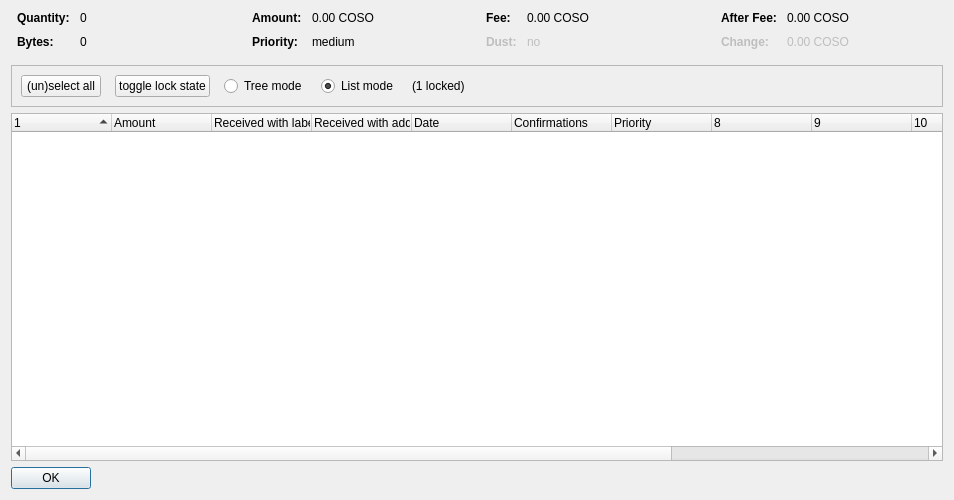
<?xml version="1.0" encoding="UTF-8"?>
<ui version="4.0">
 <class>CoinControlDialog</class>
 <widget class="QDialog" name="CoinControlDialog">
  <property name="geometry">
   <rect>
    <x>0</x>
    <y>0</y>
    <width>954</width>
    <height>500</height>
   </rect>
  </property>
  <property name="windowTitle">
   <string>Coin Selection</string>
  </property>
  <layout class="QVBoxLayout" name="verticalLayout">
   <item>
    <layout class="QHBoxLayout" name="horizontalLayoutTop" stretch="0,0,0,0">
     <property name="topMargin">
      <number>0</number>
     </property>
     <property name="bottomMargin">
      <number>10</number>
     </property>
     <item>
      <layout class="QFormLayout" name="formLayoutCoinControl1">
       <property name="horizontalSpacing">
        <number>10</number>
       </property>
       <property name="verticalSpacing">
        <number>10</number>
       </property>
       <property name="leftMargin">
        <number>6</number>
       </property>
       <property name="rightMargin">
        <number>6</number>
       </property>
       <item row="0" column="0">
        <widget class="QLabel" name="labelCoinControlQuantityText">
         <property name="font">
          <font>
           <weight>75</weight>
           <bold>true</bold>
          </font>
         </property>
         <property name="text">
          <string>Quantity:</string>
         </property>
        </widget>
       </item>
       <item row="0" column="1">
        <widget class="QLabel" name="labelCoinControlQuantity">
         <property name="cursor">
          <cursorShape>IBeamCursor</cursorShape>
         </property>
         <property name="contextMenuPolicy">
          <enum>Qt::ActionsContextMenu</enum>
         </property>
         <property name="text">
          <string notr="true">0</string>
         </property>
         <property name="textInteractionFlags">
          <set>Qt::LinksAccessibleByMouse|Qt::TextSelectableByKeyboard|Qt::TextSelectableByMouse</set>
         </property>
        </widget>
       </item>
       <item row="1" column="0">
        <widget class="QLabel" name="labelCoinControlBytesText">
         <property name="font">
          <font>
           <weight>75</weight>
           <bold>true</bold>
          </font>
         </property>
         <property name="text">
          <string>Bytes:</string>
         </property>
        </widget>
       </item>
       <item row="1" column="1">
        <widget class="QLabel" name="labelCoinControlBytes">
         <property name="cursor">
          <cursorShape>IBeamCursor</cursorShape>
         </property>
         <property name="contextMenuPolicy">
          <enum>Qt::ActionsContextMenu</enum>
         </property>
         <property name="text">
          <string notr="true">0</string>
         </property>
         <property name="textInteractionFlags">
          <set>Qt::LinksAccessibleByMouse|Qt::TextSelectableByKeyboard|Qt::TextSelectableByMouse</set>
         </property>
        </widget>
       </item>
      </layout>
     </item>
     <item>
      <layout class="QFormLayout" name="formLayoutCoinControl2">
       <property name="horizontalSpacing">
        <number>10</number>
       </property>
       <property name="verticalSpacing">
        <number>10</number>
       </property>
       <property name="leftMargin">
        <number>6</number>
       </property>
       <property name="rightMargin">
        <number>6</number>
       </property>
       <item row="0" column="0">
        <widget class="QLabel" name="labelCoinControlAmountText">
         <property name="font">
          <font>
           <weight>75</weight>
           <bold>true</bold>
          </font>
         </property>
         <property name="text">
          <string>Amount:</string>
         </property>
        </widget>
       </item>
       <item row="0" column="1">
        <widget class="QLabel" name="labelCoinControlAmount">
         <property name="cursor">
          <cursorShape>IBeamCursor</cursorShape>
         </property>
         <property name="contextMenuPolicy">
          <enum>Qt::ActionsContextMenu</enum>
         </property>
         <property name="text">
          <string notr="true">0.00 COSO</string>
         </property>
         <property name="textInteractionFlags">
          <set>Qt::LinksAccessibleByMouse|Qt::TextSelectableByKeyboard|Qt::TextSelectableByMouse</set>
         </property>
        </widget>
       </item>
       <item row="1" column="0">
        <widget class="QLabel" name="labelCoinControlPriorityText">
         <property name="font">
          <font>
           <weight>75</weight>
           <bold>true</bold>
          </font>
         </property>
         <property name="text">
          <string>Priority:</string>
         </property>
        </widget>
       </item>
       <item row="1" column="1">
        <widget class="QLabel" name="labelCoinControlPriority">
         <property name="cursor">
          <cursorShape>IBeamCursor</cursorShape>
         </property>
         <property name="contextMenuPolicy">
          <enum>Qt::ActionsContextMenu</enum>
         </property>
         <property name="text">
          <string>medium</string>
         </property>
         <property name="textInteractionFlags">
          <set>Qt::LinksAccessibleByMouse|Qt::TextSelectableByKeyboard|Qt::TextSelectableByMouse</set>
         </property>
        </widget>
       </item>
      </layout>
     </item>
     <item>
      <layout class="QFormLayout" name="formLayoutCoinControl3">
       <property name="horizontalSpacing">
        <number>10</number>
       </property>
       <property name="verticalSpacing">
        <number>10</number>
       </property>
       <property name="leftMargin">
        <number>6</number>
       </property>
       <property name="rightMargin">
        <number>6</number>
       </property>
       <item row="0" column="0">
        <widget class="QLabel" name="labelCoinControlFeeText">
         <property name="font">
          <font>
           <weight>75</weight>
           <bold>true</bold>
          </font>
         </property>
         <property name="text">
          <string>Fee:</string>
         </property>
        </widget>
       </item>
       <item row="0" column="1">
        <widget class="QLabel" name="labelCoinControlFee">
         <property name="cursor">
          <cursorShape>IBeamCursor</cursorShape>
         </property>
         <property name="contextMenuPolicy">
          <enum>Qt::ActionsContextMenu</enum>
         </property>
         <property name="text">
          <string notr="true">0.00 COSO</string>
         </property>
         <property name="textInteractionFlags">
          <set>Qt::LinksAccessibleByMouse|Qt::TextSelectableByKeyboard|Qt::TextSelectableByMouse</set>
         </property>
        </widget>
       </item>
       <item row="1" column="0">
        <widget class="QLabel" name="labelCoinControlLowOutputText">
         <property name="enabled">
          <bool>false</bool>
         </property>
         <property name="font">
          <font>
           <weight>75</weight>
           <bold>true</bold>
          </font>
         </property>
         <property name="text">
          <string>Dust:</string>
         </property>
        </widget>
       </item>
       <item row="1" column="1">
        <widget class="QLabel" name="labelCoinControlLowOutput">
         <property name="enabled">
          <bool>false</bool>
         </property>
         <property name="cursor">
          <cursorShape>IBeamCursor</cursorShape>
         </property>
         <property name="contextMenuPolicy">
          <enum>Qt::ActionsContextMenu</enum>
         </property>
         <property name="text">
          <string>no</string>
         </property>
         <property name="textInteractionFlags">
          <set>Qt::LinksAccessibleByMouse|Qt::TextSelectableByKeyboard|Qt::TextSelectableByMouse</set>
         </property>
        </widget>
       </item>
      </layout>
     </item>
     <item>
      <layout class="QFormLayout" name="formLayoutCoinControl4">
       <property name="horizontalSpacing">
        <number>10</number>
       </property>
       <property name="verticalSpacing">
        <number>10</number>
       </property>
       <property name="leftMargin">
        <number>6</number>
       </property>
       <property name="rightMargin">
        <number>6</number>
       </property>
       <item row="0" column="0">
        <widget class="QLabel" name="labelCoinControlAfterFeeText">
         <property name="font">
          <font>
           <weight>75</weight>
           <bold>true</bold>
          </font>
         </property>
         <property name="text">
          <string>After Fee:</string>
         </property>
        </widget>
       </item>
       <item row="0" column="1">
        <widget class="QLabel" name="labelCoinControlAfterFee">
         <property name="cursor">
          <cursorShape>IBeamCursor</cursorShape>
         </property>
         <property name="contextMenuPolicy">
          <enum>Qt::ActionsContextMenu</enum>
         </property>
         <property name="text">
          <string notr="true">0.00 COSO</string>
         </property>
         <property name="textInteractionFlags">
          <set>Qt::LinksAccessibleByMouse|Qt::TextSelectableByKeyboard|Qt::TextSelectableByMouse</set>
         </property>
        </widget>
       </item>
       <item row="1" column="0">
        <widget class="QLabel" name="labelCoinControlChangeText">
         <property name="enabled">
          <bool>false</bool>
         </property>
         <property name="font">
          <font>
           <weight>75</weight>
           <bold>true</bold>
          </font>
         </property>
         <property name="text">
          <string>Change:</string>
         </property>
        </widget>
       </item>
       <item row="1" column="1">
        <widget class="QLabel" name="labelCoinControlChange">
         <property name="enabled">
          <bool>false</bool>
         </property>
         <property name="cursor">
          <cursorShape>IBeamCursor</cursorShape>
         </property>
         <property name="contextMenuPolicy">
          <enum>Qt::ActionsContextMenu</enum>
         </property>
         <property name="text">
          <string notr="true">0.00 COSO</string>
         </property>
         <property name="textInteractionFlags">
          <set>Qt::LinksAccessibleByMouse|Qt::TextSelectableByKeyboard|Qt::TextSelectableByMouse</set>
         </property>
        </widget>
       </item>
      </layout>
     </item>
    </layout>
   </item>
   <item>
    <widget class="QFrame" name="frame">
     <property name="minimumSize">
      <size>
       <width>0</width>
       <height>40</height>
      </size>
     </property>
     <property name="frameShape">
      <enum>QFrame::StyledPanel</enum>
     </property>
     <property name="frameShadow">
      <enum>QFrame::Sunken</enum>
     </property>
     <layout class="QHBoxLayout" name="horizontalLayout">
      <item>
       <layout class="QHBoxLayout" name="horizontalLayoutPanel" stretch="0,0,0,0,0,0">
        <property name="spacing">
         <number>14</number>
        </property>
        <item>
         <widget class="QPushButton" name="pushButtonSelectAll">
          <property name="sizePolicy">
           <sizepolicy hsizetype="Maximum" vsizetype="Fixed">
            <horstretch>0</horstretch>
            <verstretch>0</verstretch>
           </sizepolicy>
          </property>
          <property name="text">
           <string>(un)select all</string>
          </property>
          <property name="autoDefault">
           <bool>false</bool>
          </property>
         </widget>
        </item>
        <item>
         <widget class="QPushButton" name="pushButtonToggleLock">
          <property name="sizePolicy">
           <sizepolicy hsizetype="Maximum" vsizetype="Fixed">
            <horstretch>0</horstretch>
            <verstretch>0</verstretch>
           </sizepolicy>
          </property>
          <property name="text">
           <string>toggle lock state</string>
          </property>
          <property name="autoDefault">
           <bool>false</bool>
          </property>
         </widget>
        </item>
        <item>
         <widget class="QRadioButton" name="radioTreeMode">
          <property name="sizePolicy">
           <sizepolicy hsizetype="Maximum" vsizetype="Fixed">
            <horstretch>0</horstretch>
            <verstretch>0</verstretch>
           </sizepolicy>
          </property>
          <property name="text">
           <string>Tree mode</string>
          </property>
         </widget>
        </item>
        <item>
         <widget class="QRadioButton" name="radioListMode">
          <property name="sizePolicy">
           <sizepolicy hsizetype="Maximum" vsizetype="Fixed">
            <horstretch>0</horstretch>
            <verstretch>0</verstretch>
           </sizepolicy>
          </property>
          <property name="text">
           <string>List mode</string>
          </property>
          <property name="checked">
           <bool>true</bool>
          </property>
         </widget>
        </item>
        <item>
         <widget class="QLabel" name="labelLocked">
          <property name="text">
           <string>(1 locked)</string>
          </property>
         </widget>
        </item>
        <item>
         <spacer name="horizontalSpacer">
          <property name="orientation">
           <enum>Qt::Horizontal</enum>
          </property>
          <property name="sizeHint" stdset="0">
           <size>
            <width>40</width>
            <height>20</height>
           </size>
          </property>
         </spacer>
        </item>
       </layout>
      </item>
     </layout>
    </widget>
   </item>
   <item>
    <widget class="CoinControlTreeWidget" name="treeWidget">
     <property name="contextMenuPolicy">
      <enum>Qt::CustomContextMenu</enum>
     </property>
     <property name="sortingEnabled">
      <bool>false</bool>
     </property>
     <property name="columnCount">
      <number>13</number>
     </property>
     <attribute name="headerShowSortIndicator" stdset="0">
      <bool>true</bool>
     </attribute>
     <attribute name="headerStretchLastSection">
      <bool>false</bool>
     </attribute>
     <column>
      <property name="text">
       <string/>
      </property>
     </column>
     <column>
      <property name="text">
       <string>Amount</string>
      </property>
     </column>
     <column>
      <property name="text">
       <string>Received with label</string>
      </property>
     </column>
     <column>
      <property name="text">
       <string>Received with address</string>
      </property>
     </column>
     <column>
      <property name="text">
       <string>Date</string>
      </property>
     </column>
     <column>
      <property name="text">
       <string>Confirmations</string>
      </property>
      <property name="toolTip">
       <string>Confirmed</string>
      </property>
     </column>
     <column>
      <property name="text">
       <string>Priority</string>
      </property>
     </column>
     <column>
      <property name="text">
       <string/>
      </property>
     </column>
     <column>
      <property name="text">
       <string/>
      </property>
     </column>
     <column>
      <property name="text">
       <string/>
      </property>
     </column>
     <column>
      <property name="text">
       <string/>
      </property>
     </column>
     <column>
      <property name="text">
       <string/>
      </property>
     </column>
    </widget>
   </item>
   <item>
    <widget class="QDialogButtonBox" name="buttonBox">
     <property name="sizePolicy">
      <sizepolicy hsizetype="Maximum" vsizetype="Fixed">
       <horstretch>0</horstretch>
       <verstretch>0</verstretch>
      </sizepolicy>
     </property>
     <property name="orientation">
      <enum>Qt::Horizontal</enum>
     </property>
     <property name="standardButtons">
      <set>QDialogButtonBox::Ok</set>
     </property>
    </widget>
   </item>
  </layout>
 </widget>
 <customwidgets>
  <customwidget>
   <class>CoinControlTreeWidget</class>
   <extends>QTreeWidget</extends>
   <header>coincontroltreewidget.h</header>
  </customwidget>
 </customwidgets>
 <resources/>
 <connections/>
</ui>
